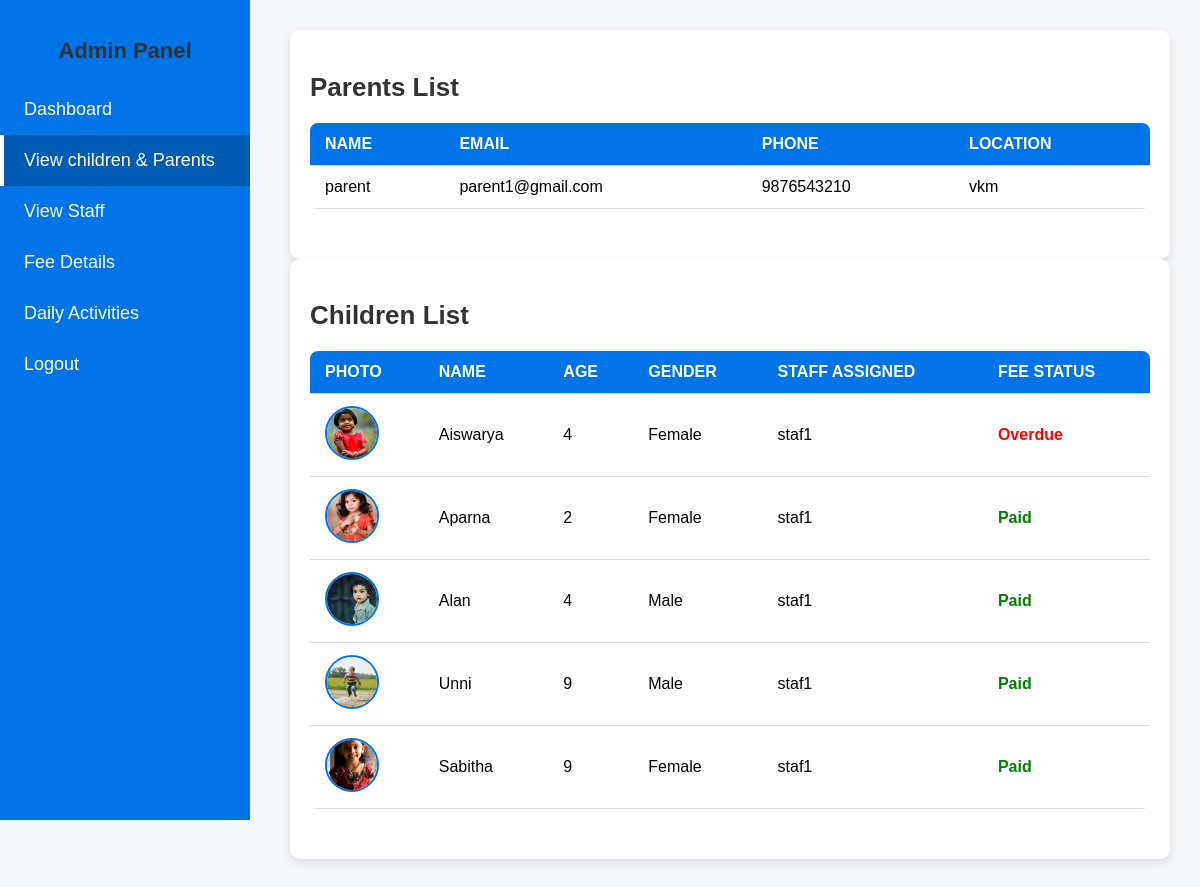
Page /viewparents on the earlier database version.
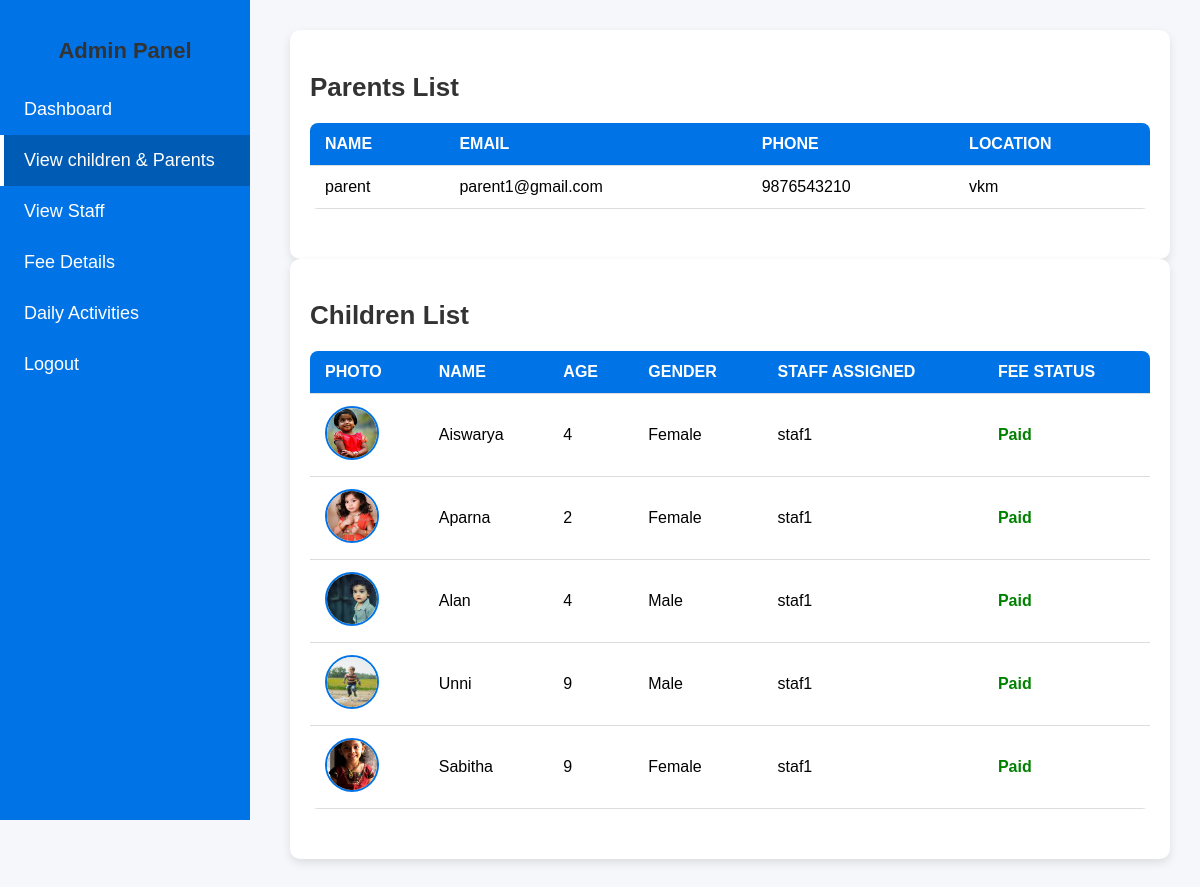
Same page on the later database version.
### app/models.py (models this page shows, shortened)
class Child(models.Model):
    staff = models.ForeignKey(Staf, on_delete=models.CASCADE, related_name="children")
    name = models.CharField(max_length=100)
    age = models.IntegerField()
    gender = models.CharField(max_length=10, choices=[("Male", "Male"), ("Female", "Female")])
    admission_date = models.DateField(auto_now_add=True)
    image = models.ImageField(upload_to="child_images/", blank=True, null=True)
    medical_health = models.TextField(blank=True, null=True)  # New Field for Health Records
    fee_status = models.CharField(
        max_length=20,
        choices=[("Paid", "Paid"), ("Pending", "Pending"), ("Overdue", "Overdue")],
        default="Pending"
    )  # New Field for Fee Status

class Staf(models.Model):
    name = models.CharField(max_length=100)
    email = models.EmailField(unique=True)
    password = models.CharField(max_length=255)
    location = models.CharField(max_length=255)

### app/views.py (the view)
# urls.py: path('viewparents',views.viewparents,name='viewparents'),
def viewparents(request):
    parents = Parent.objects.all()
    childs=Child.objects.all()
    return render(request, "admin/viewparents.html", {"parents": parents,"childs": childs})

### templates/admin/viewparents.html (shortened to what this page needs)
<!DOCTYPE html>
<html lang="en">
<head>
</head>
<body>
    <div class="sidebar">
        <h2>Admin Panel</h2>
        <a href="../adminhome">Dashboard</a>
        <a href="../viewparents" class="active">View  children & Parents</a>
        <a href="../viewstaf">View Staff</a>
        <a href="../viewfeedetails">Fee Details</a>
        <a href="../dailyactivities">Daily Activities</a>
        <a href="../logout">Logout</a>
    </div>
    <div class="main-content">
        <div class="table-container">
            <h2>Parents List</h2>
            <table>
                <thead>
                    <tr>
                        <th>Name</th>
                        <th>Email</th>
                        <th>Phone</th>
                        <th>Location</th>
                    </tr>
                </thead>
                <tbody>
                    {% for parent in parents %}
                    <tr>
                        <td>{{ parent.name }}</td>
                        <td>{{ parent.email }}</td>
                        <td>{{ parent.phone }}</td>
                        <td>{{ parent.location }}</td>
                    </tr>
                    {% empty %}
                    <tr>
                        <td colspan="4" style="text-align: center;">No parents found.</td>
                    </tr>
                    {% endfor %}
                </tbody>
            </table>
        </div>
        <div class="table-container">
            <h2>Children List</h2>
            <table>
                <thead>
                    <tr>
                        <th>Photo</th>
                        <th>Name</th>
                        <th>Age</th>
                        <th>Gender</th>
                        <th>Staff Assigned</th>
                        <th>Fee Status</th>
                    </tr>
                </thead>
                <tbody>
                    {% for child in childs %}
                    <tr>
                        <td>
                            {% if child.image %}
                                <img src="{{ child.image.url }}" alt="Child Photo" class="child-img">
                            {% else %}
                                No Image
                            {% endif %}
                        </td>
                        <td>{{ child.name }}</td>
                        <td>{{ child.age }}</td>
                        <td>{{ child.gender }}</td>
                        <td>{{ child.staff.name }}</td>
                        <td class="
                            {% if child.fee_status == 'Paid' %} status-paid
                            {% elif child.fee_status == 'Pending' %} status-pending
                            {% else %} status-overdue {% endif %}">
                            {{ child.fee_status }}
                        </td>
                    </tr>
                    {% empty %}
                    <tr>
                        <td colspan="6" style="text-align: center;">No children found.</td>
                    </tr>
                    {% endfor %}
                </tbody>
            </table>
        </div>
    </div>
</body>
</html>

Differences in the rows shown:
changed Child "Aiswarya": fee_status "Overdue" → "Paid"
